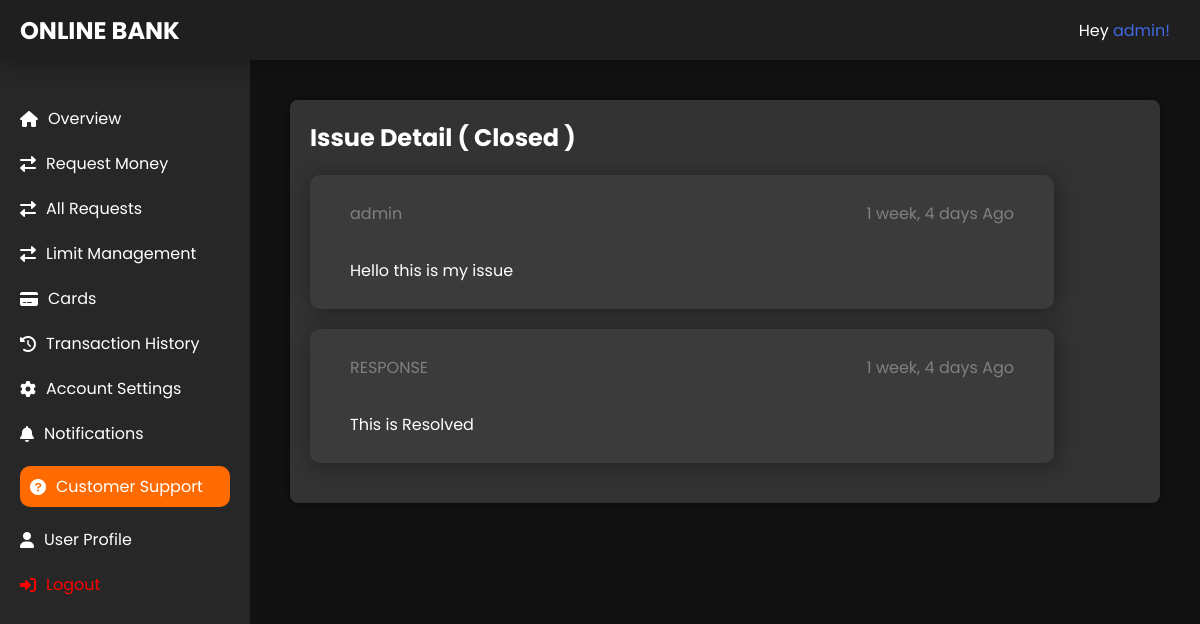
/customer-support/issue/1/detail (signed in), run on the app's committed database.
### core/models.py (models this page shows)
class CustomerSupport(models.Model):
    user = models.ForeignKey(User, on_delete=models.CASCADE)
    content = models.TextField()
    timestamp = models.DateTimeField(auto_now_add=True)
    resolved_at = models.DateTimeField(null=True, blank=True)

class IssueResponse(models.Model):
    issue = models.ForeignKey(CustomerSupport, on_delete=models.CASCADE)
    response = models.TextField()
    timestamp = models.DateTimeField(auto_now_add=True)

### core/views.py (the view)
# urls.py: path('customer-support/issue/<id>/detail', views.customer_support_detail, name='issue_detail'),
def customer_support_detail(request, id):
    context = {}
    bank_account = BankAccount.objects.get(user=request.user)
    context['bank_account'] = bank_account
    context['bank_account_created'] = True
    issue_item = CustomerSupport.objects.get(id=id)
    context['item'] = issue_item
    responses = issue_item.issueresponse_set.all()
    if responses:
        response = responses[0]
        context['response'] = response
    return render(request, 'customer_support/issue_detail.html', context)

### templates/customer_support/issue_detail.html (shortened to what this page needs)
{% extends 'base.html' %}
{% load static %}
{% load humanize %}
{% block support_active %}
class="active-link"
{% endblock %}
{% block content %}
    <div class="dashboard-container">
        <div class="transaction-history">
            <h2>Issue Detail {% if item.resolved_at is not None %}( Closed ) {% endif %}</h2>
            <div class="issue-section">
                <section>
                    <p>{{ item.user.username }}</p>
                    <p>{{ item.timestamp | timesince }} Ago</p>
                </section>
                <section>
                    <p>{{ item.content }}</p>
                </section>
            </div>
            <div class="issue-section">
                {% if response %}
                <section>
                    <p>RESPONSE</p>
                    <p>{{ response.timestamp | timesince }} Ago</p>
                </section>
                <section>
                    <p>{{ response.response }}</p>
                </section>
                {% else %}
                <section>
                    <p>Waiting for Response</p>
                </section>
                {% endif %}
            </div>
        </div>
    </div>
{% endblock %}

### templates/base.html (shortened to what this page needs)
{% load static %}
<!DOCTYPE html>
<html lang="en">
<head>
    <link rel="stylesheet" href="{% static 'css/home.css' %}">
    <link rel="stylesheet" href="https://cdnjs.cloudflare.com/ajax/libs/font-awesome/6.0.0-beta3/css/all.min.css">
</head>
<body>
    <div class="navbar">
        <h2><a style="color: white;" href="{% url 'core:dashboard' %}">ONLINE BANK</a></h2>
        <div>
            <p>Hey <a href="" style="color: royalblue;">{{ request.user.username }}!</a></p>
        </div>
    </div>
    <div class="container">
        {% if request.user.is_authenticated %}
            {% if bank_account_created %}
            <nav class="sidebar">
                <ul class="sidebar-links">
                    <li {% block home_active %}{% endblock %}><a href="{% url 'core:dashboard' %}"><i class="fas fa-home"></i> Overview</a></li>
                    <li {% block requestMoney_active %}{% endblock %}><a href="{% url 'transaction:request_money' %}"><i class="fas fa-exchange-alt"></i> Request Money</a></li>
                    <li {% block requests_active %}{% endblock %}><a href="{% url 'transaction:all_requests' bank_account.account_number %}"><i class="fas fa-exchange-alt"></i> All Requests</a></li>
                    <li {% block limit_manage_active %}{% endblock %}><a href="{% url 'transaction:limit_management' bank_account.account_number %}"><i class="fas fa-exchange-alt"></i> Limit Management</a></li>
                    <li {% block card_active %}{% endblock %}><a href="{% url 'transaction:manage_card' bank_account.account_number %}"><i class="fas fa-credit-card"></i> Cards</a></li>
                    <li {% block trx_history_active %}{% endblock %}><a href="{% url 'transaction:transaction_history' bank_account.account_number %}"><i class="fas fa-history"></i> Transaction History</a></li>
                    <li {% block acc_setting_active %}{% endblock %}><a href="#"><i class="fas fa-cog"></i> Account Settings</a></li>
                    <li {% block noti_active %}{% endblock %}><a href="{% url 'core:notifications' bank_account.account_number %}"><i class="fas fa-bell"></i> Notifications</a></li>
                    <li {% block support_active %}{% endblock %}><a href="{% url 'core:all_issues' %}"><i class="fas fa-question-circle"></i> Customer Support</a></li>
                    <li {% block user_profile_active %}{% endblock %}><a href="{% url 'bankaccount:user_profile' request.user %}"><i class="fas fa-user"></i>User Profile</a></li>
                    {% if request.user.is_authenticated %}
                    <li><a style="color: red;" href="{% url 'account_logout' %}"><i class="fas fa-sign-in-alt" ></i> Logout</a></li>
                    {% else %}
                    <li><a href="{% url 'account_signup' %}"><i class="fas fa-sign-in-alt"></i> Login/Signup</a></li>
                    {% endif %}
                </ul>
            </nav>
            {% endif %}
        {% endif %}
        <main class="content">
            {% block content %}
            {% endblock content %}
        </main>
    </div>
</body>
</html>

### static/css/home.css (style rules this page uses)
* { font-family: poppins; }
a { text-decoration: none; text-align: center; }
body { margin: 0; font-family: poppins, sans-serif; background-color: #121212; color: #ffffff; }
.navbar { display: flex; justify-content: space-between; align-items: center; padding: 0 20px; background-color: #1f1f1f; box-shadow: 2px 2px 20px 2px rgba(0, 0, 0, 0.304) !important; height: 60px; position: fixed; top: 0; width: 100%; z-index: 3; }
.navbar > div { margin-right: 50px; display: flex; flex-direction: row-reverse; justify-content: end; }
.container { display: flex; height: 100vh; margin-top: 60px; }
.sidebar { width: 250px; background-color: #272727; padding-top: 20px; position: fixed; transition: transform 0.3s ease; height: calc(100% - 60px); z-index: 2; }
.sidebar-links { list-style-type: none; padding: 0; }
.sidebar-links li { padding: 10px 20px; }
.sidebar-links li a { color: #ffffff; text-decoration: none; display: flex; align-items: center; }
.sidebar-links li a i { margin-right: 10px; }
.content { margin-left: 250px; padding: 20px; flex: 1; transition: margin-left 0.3s ease; }
.dashboard-container { max-width: 100%; margin: auto; padding: 20px; }
.active-link > a { background-color: #FF6B00; padding: 8px 10px; border-radius: 10px; }
.transaction-history { background-color: #333333; padding: 20px; border-radius: 8px; box-shadow: 0 0 10px rgba(0, 0, 0, 0.5); }
.transaction-history h2 { margin-top: 0; margin-bottom: 20px; }

### templates/customer_support/issue_detail.html (style rules this page uses)
.issue-section { margin-bottom: 20px; width: 80%; background-color: rgb(59, 59, 59); box-shadow: 2px 2px 20px 2px rgba(0, 0, 0, 0.304); border-radius: 10px; padding: 10px 40px; }
.issue-section section:first-child { display: flex; align-items: center; justify-content: space-between; color: gray; }

### data on the page
CustomerSupport: user.username "admin", timestamp "1 week, 4 days", content "Hello this is my issue"
IssueResponse: timestamp "1 week, 4 days", response "This is Resolved"

### other printed values
{{ request.user.username }} "admin"
